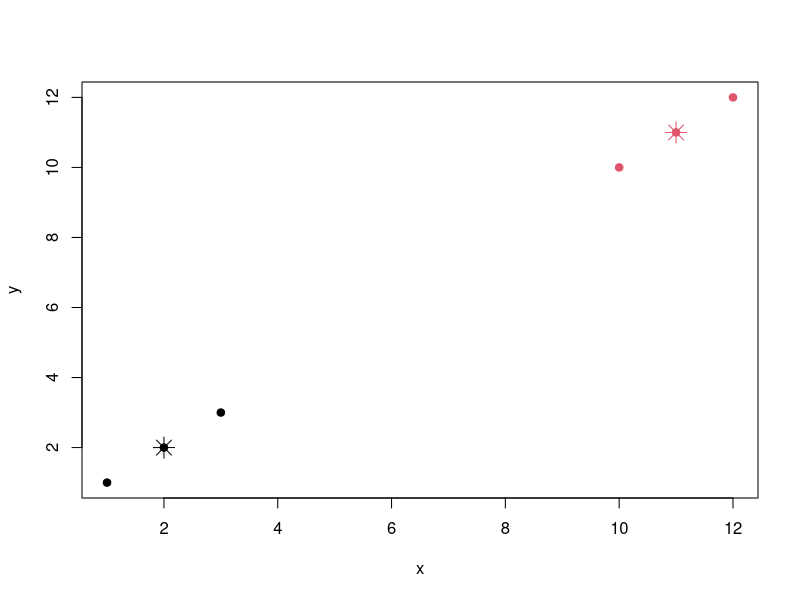

Reproduce this figure in R.
data <- data.frame(
 x = c(1,2,3,10,11,12),
 y = c(1,2,3,10,11,12)
)
result <- kmeans(data, centers=2)
print(result$cluster)
print(result$centers)
plot(data, col=result$cluster, pch=19)
points(result$centers, col=1:2, pch=8, cex=2)
